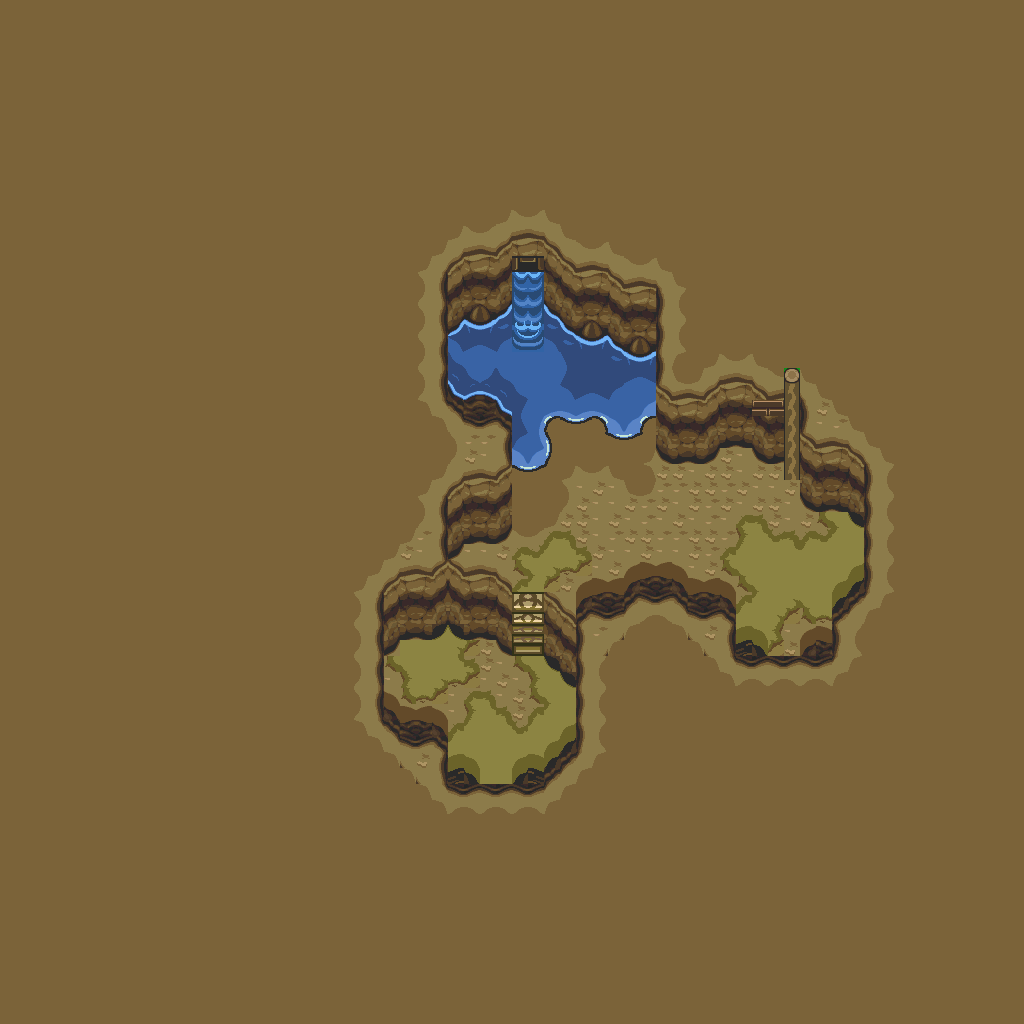

Tiled map render using the project's own tile images. Description and the map definition, with tile-layer contents summarised, below:
An orthogonal 64x64 tile map with 16x16 px tiles, 1 tile layer (base), 2 hidden layers not drawn and 4 objects.

<map version="1.10" tiledversion="1.12.1" orientation="orthogonal" renderorder="right-down" width="64" height="64" tilewidth="16" tileheight="16" infinite="0" nextlayerid="4" nextobjectid="5">
 <tileset firstgid="1" source="../classiciphone_pics4.tsx" />
 <layer id="1" name="base" width="64" height="64">
  <data>[4096 cells, 4096 non-empty, 145 distinct tile ids]</data>
 </layer>
 <layer id="2" name="collision" width="64" height="64" visible="0">
  <properties><property name="collision" value="true" /></properties>
  <data>[4096 cells, 253 non-empty, 1 distinct tile ids]</data>
 </layer>
 <layer id="3" name="water" width="64" height="64" visible="0">
  <properties><property name="terrain" value="water" /></properties>
  <data>[4096 cells, 42 non-empty, 1 distinct tile ids]</data>
 </layer>
 <objectgroup id="4" name="npcs">
  <object id="1" x="752.0" y="416.0" width="16" height="16">
   <properties>
    <property name="gani" value="lampanimation.mng" />
    <property name="script" type="string">-- Auto-converted from GraalScript
-- // NPC made by Stefan Knorr
-- [CLIENT-SIDE — server no-op]
-- if (created) {
-- y = 25.5;
-- setimgpart lampanimation.mng,0,0,20,36;
-- dontblock;
-- }</property>
   </properties>
  </object>
  <object id="2" x="464.0" y="288.0" width="16" height="16">
   <properties>
    <property name="gani" value="light2.png" />
    <property name="script" type="string">-- Auto-converted from GraalScript
-- // NPC made by Stefan Knorr
-- if (created) {
-- setimg light2.png;
self.dontblock = true
end
-- [CLIENT-SIDE — server no-op]
-- if (playerenters) {
-- setzoomeffect 5;
-- setcoloreffect 0,0,1,0.5;
-- drawaslight;
-- }</property>
   </properties>
  </object>
  <object id="3" x="416.0" y="416.0" width="16" height="16">
   <properties>
    <property name="script" type="string">-- Auto-converted from GraalScript
-- // NPC made by maximus_asinus
-- [CLIENT-SIDE — server no-op]
-- if (playerenters || timeout) {
-- timeout = .05;
-- seteffect 0,0,0,.75;
-- }</property>
   </properties>
  </object>
  <object id="4" x="704.0" y="368.0" width="16" height="16">
   <properties>
    <property name="gani" value="light2.png" />
    <property name="script" type="string">-- Auto-converted from GraalScript
-- // NPC made by Stefan Knorr
-- if (created) {
-- setimg light2.png;
self.dontblock = true
end
-- [CLIENT-SIDE — server no-op]
-- if (playerenters) {
-- setzoomeffect 3;
-- setcoloreffect 1,.6,0,0.5;
-- drawaslight;
-- }</property>
   </properties>
  </object>
 </objectgroup>
</map>
